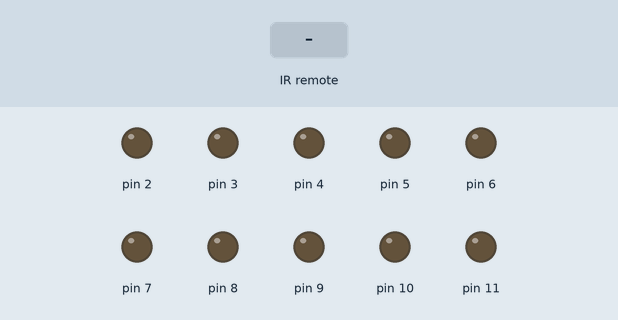
Simulated run of this sketch. Board: Arduino Uno, built with avr-gcc and run on an emulated ATmega328P. Parts: output pins drawn as LEDs (lit = HIGH). The test bench sets the inputs (shaded band). Random numbers use the default seed unless the sketch sets one.

Above: at 1.2 s.
1.3 s: infrared code 0x2FFCA35 received
At 1.45 s:
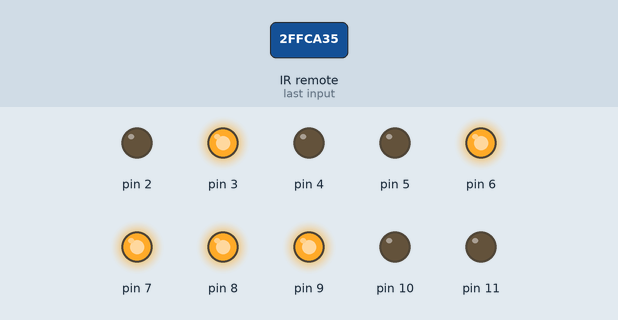
At 1.85 s:
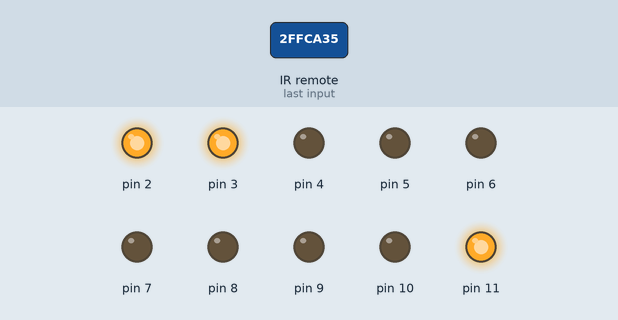
Timing chart, 0 to 20.9 s (numbered marks = the images above; inputs shaded):
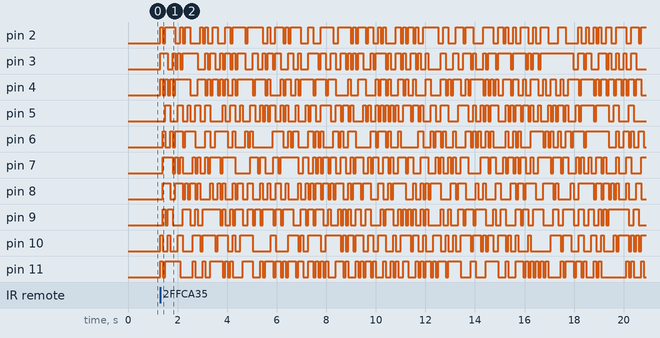

The sketch:

ledflow.ino
```cpp
#include <IRremote.h>

#define REDKEY 0x2FFCA35
#define GREENKEY 0x2FFDA25
#define YELLOWKEY 0x2FFEA15
#define BLUEKEY 0x2FF2AD5

int RECV_PIN = 12;       // 使用數位腳位2接收紅外線訊號
IRrecv irrecv(RECV_PIN); // 初始化紅外線訊號輸入
decode_results results;  // 儲存訊號的結構
int poweron = 0;

void setup() {
    Serial.begin(115200);
    irrecv.enableIRIn();  // 啟動接收

    for (int i = 2; i <= 11; i++) {
        pinMode(i, OUTPUT);
        digitalWrite(i, HIGH);
    }
}

void loop() {
    if (irrecv.decode(&results)) {         // 接收紅外線訊號並解碼
        if (results.value == REDKEY) {
            poweron = !poweron;
        }
        irrecv.resume();                   // 準備接收下一個訊號
    }
    if (poweron) {
        for (int i = 2; i <= 11; i++) {
            digitalWrite(i, random(2));
        }
    } else {
        for (int i = 2; i <= 11; i++) {
            digitalWrite(i, LOW);
        }
    }
    delay(100);
}
```

Measured:
- after the input at 1.3 s, pin 2: LOW → HIGH at once, → LOW 0.10 s later, → HIGH 0.10 s later, → LOW 0.40 s later, … (91 changes in this stretch); pin 3: LOW → HIGH at once, → LOW 0.30 s later, → HIGH 0.20 s later, → LOW 0.10 s later, … (98 changes in this stretch)
